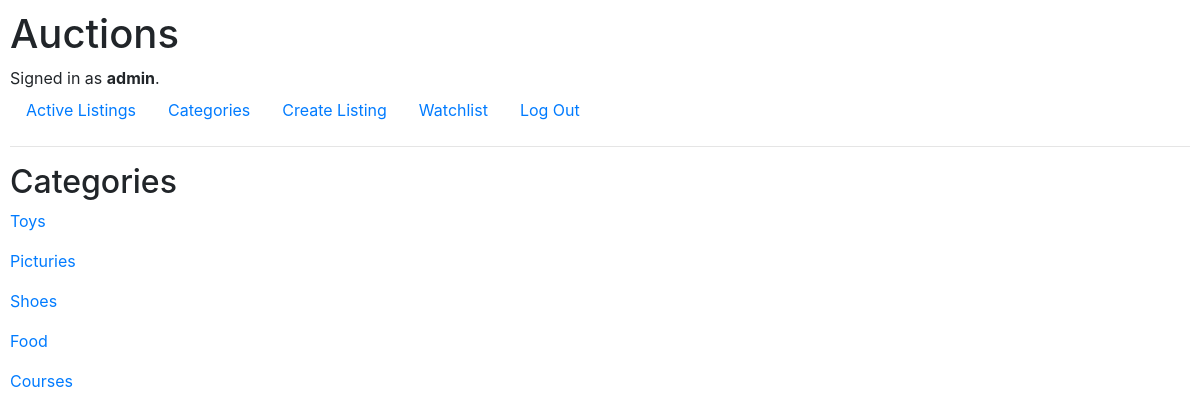
Page /category (signed in) on the committed database.
### auctions/models.py (models this page shows)
class User(AbstractUser):
    pass

class Category(models.Model):
    name = models.CharField(max_length=40)
    listings = models.ManyToManyField(Listing, blank=True, related_name="categories")

### auctions/views.py (the view)
# urls.py: path("category", views.categories, name="cat"),
def categories(request):
    categories = Category.objects.all()
    return render(request, "auctions/categories.html",{
        "categories":  categories
    })

### auctions/templates/auctions/categories.html
{% extends "auctions/layout.html" %}
{% block body %}
    <h2>Categories</h2>
    {% for c in categories %}
        <p><a  href="{% url 'catl' c.id %}">{{c.name}}</a></p>
    {% endfor%}
{% endblock %}

### auctions/templates/auctions/layout.html (shortened to what this page needs)
{% load static %}
<!DOCTYPE html>
<html lang="en">
    <head>
        <link rel="stylesheet" href="https://maxcdn.bootstrapcdn.com/bootstrap/4.3.1/css/bootstrap.min.css">
        <link rel="stylesheet" href="https://use.fontawesome.com/releases/v5.6.3/css/all.css">
        <link href="{% static 'auctions/styles.css' %}" rel="stylesheet">
    </head>
    <body>
        <h1>Auctions</h1>
        <div>
            {% if user.is_authenticated %}
                Signed in as <strong>{{ user.username }}</strong>.
            {% else %}
                Not signed in.
            {% endif %}
        </div>
        <ul class="nav">
            <li class="nav-item">
                <a class="nav-link" href="{% url 'index' %}">Active Listings</a>
            </li>
            <li class="nav-item">
                <a class="nav-link" href="{% url 'cat' %}">Categories</a>
            </li>
            {% if user.is_authenticated %}
                <li class="nav-item">
                    <a class="nav-link" href="{% url 'create' %}">Create Listing</a>
                </li>
                <li class="nav-item">
                    <a class="nav-link" href="{% url 'wl' %}">Watchlist</a>
                </li>
                <li class="nav-item">
                    <a class="nav-link" href="{% url 'logout' %}">Log Out</a>
                </li>
            {% endif %}
        </ul>
        <hr>
        {% block body %}
        {% endblock %}
    </body>
</html>

### auctions/static/auctions/styles.css (style rules this page uses)
body { padding: 10px; }

### rows in the picture
User: username "admin"
Category: name "Toys"
Category: name "Picturies"
Category: name "Shoes"
Category: name "Food"
Category: name "Courses"
